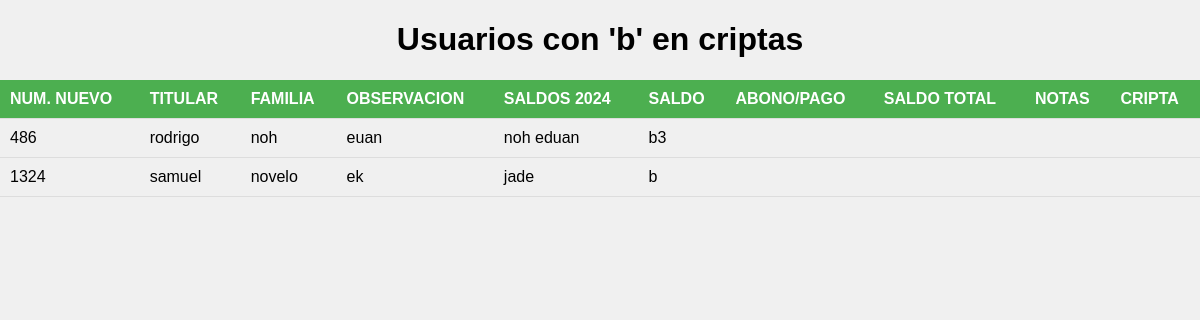
The page /usuarios_con_b on the database its author committed.
### tables this page shows
CREATE TABLE Clientes (
                    Num_nuevo INTEGER PRIMARY KEY AUTOINCREMENT,
                    Nombre_titular TEXT,
                    Apellido_paterno TEXT,
                    Apellido_materno TEXT,
                    Familia_id TEXT,
                    Cripta TEXT,
                    FOREIGN KEY (Familia_id) REFERENCES Familia(Familia_id)
                );

### app.py (the view)
@app.route("/usuarios_con_b")
def usuarios_con_b():
    clientes = obtener_clientes('b')
    return render_template("usuarios_con_b.html", clientes=clientes)

### app.py (called while the page is built)
def conectar_db():
    return sqlite3.connect('tu_basede_datos.db')

def obtener_clientes(letra=None):
    conn = conectar_db()
    cursor = conn.cursor()
    if letra is not None:
        cursor.execute("SELECT * FROM Clientes WHERE Cripta LIKE ?", ('%' + letra + '%',))
    else:
        cursor.execute("SELECT * FROM Clientes")
    clientes = cursor.fetchall()
    conn.close()
    return clientes

### templates/usuarios_con_b.html (shortened to what this page needs)
<!DOCTYPE html>
<html lang="es">
<head>
</head>
<body>
    <h1>Usuarios con 'b' en criptas</h1>
    <table>
        <thead>
            <tr>
                <th>NUM. NUEVO</th>
                <th>TITULAR</th>
                <th>FAMILIA</th>
                <th>OBSERVACION</th>
                <th>SALDOS 2024</th>
                <th>SALDO</th>
                <th>ABONO/PAGO</th>
                <th>SALDO TOTAL</th>
                <th>NOTAS</th>
                <th>CRIPTA</th>
            </tr>
        </thead>
        <tbody>
            {% for cliente in clientes %}
            <tr>
                <td>{{ cliente[0] }}</td>
                <td>{{ cliente[1] }}</td>
                <td>{{ cliente[2] }}</td>
                <td>{{ cliente[3] }}</td>
                <td>{{ cliente[4] }}</td>
                <td>{{ cliente[5] }}</td>
                <td>{{ cliente[6] }}</td>
                <td>{{ cliente[7] }}</td>
                <td>{{ cliente[8] }}</td>
                <td>{{ cliente[9] }}</td>
            </tr>
            {% endfor %}
        </tbody>
    </table>
</body>
</html>

### templates/usuarios_con_b.html (style rules this page uses)
body { font-family: Arial, sans-serif; background-color: #f0f0f0; margin: 0; padding: 0; }
h1 { text-align: center; }
table { width: 100%; border-collapse: collapse; margin-top: 20px; }
th, td { padding: 10px; text-align: left; border-bottom: 1px solid #ddd; }
th { background-color: #4CAF50; color: white; }

### rows shown on the page
Clientes: Num_nuevo "486", Nombre_titular "rodrigo", Apellido_paterno "noh", Apellido_materno "euan", Familia "noh eduan", Cripta "b3"
Clientes: Num_nuevo "1324", Nombre_titular "samuel", Apellido_paterno "novelo", Apellido_materno "ek", Familia "jade", Cripta "b"
